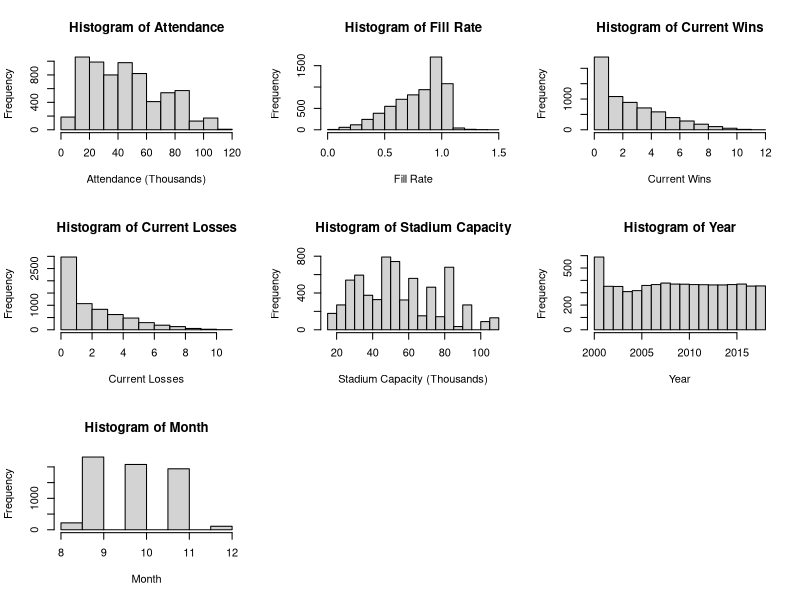
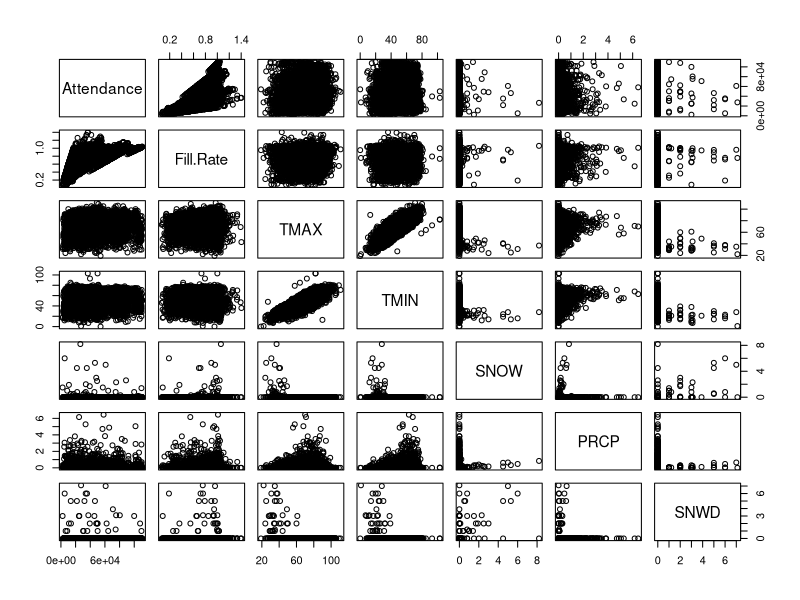
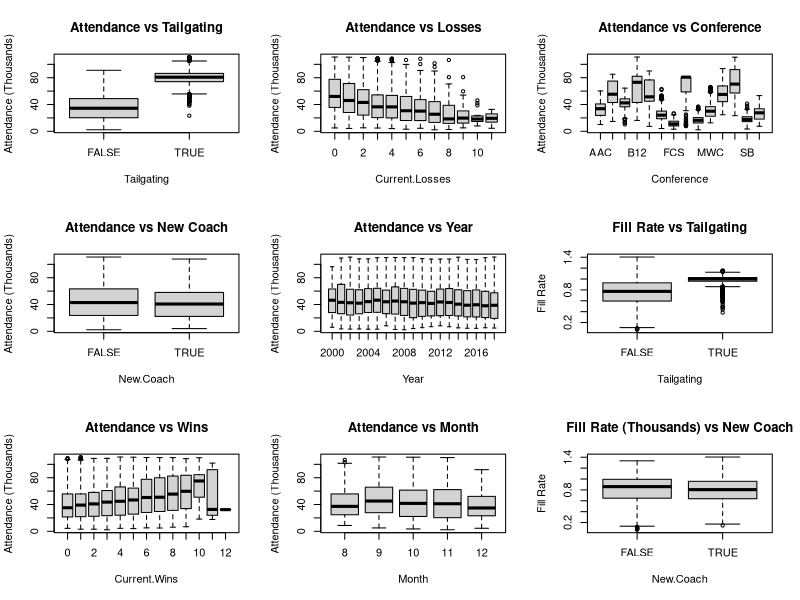
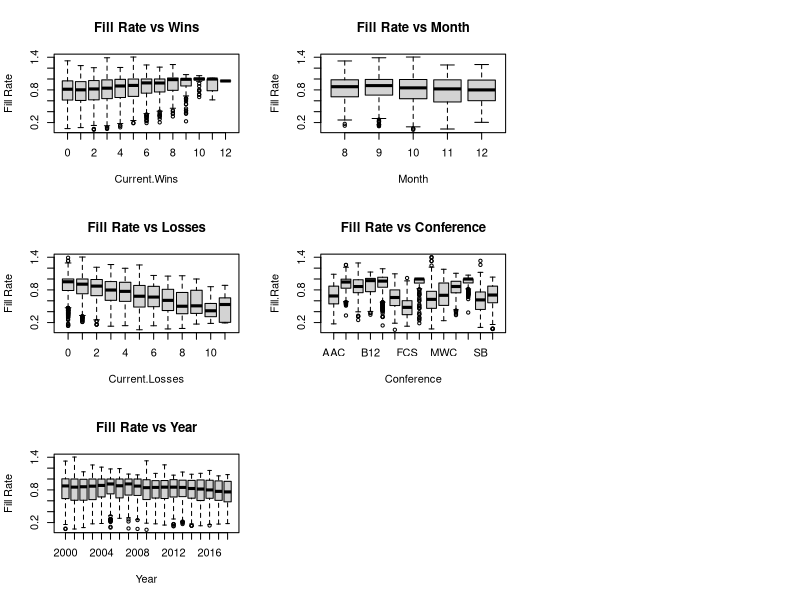

The R source for these figures, in order:
## ---- chunk 1
# General set-up for the report.
# I find this useful, but you may improve upon, ignore, or remove
#  (possibly at your own peril).
# Tasks accomplished:
# Don't print out code
# Save results so that code blocks aren't re-run unless code
# changes (cache), _or_ a relevant earlier code block changed (autodep),
# don't clutter R output with messages or warnings (message, warning)
library(MASS)
library(knitr)
library(tidyverse)
library(dplyr)
library(ggthemes)
library(gridExtra)
library(ggplot2)
library(GGally)
opts_chunk$set(echo=FALSE,
               cache=TRUE, autodep=TRUE,
               message=FALSE, warning=FALSE)
# Turn off meaningless clutter in summary() output
options(show.signif.stars=FALSE)
## ---- chunk 2
attendance.data = read.csv("CFBeattendance.csv")
newtime = str_split(attendance.data$Time, ":")
## ---- chunk 3
attendance.data = attendance.data[-c(5436,5443,5450,5457, 4522, 4524, 4526, 4528, 4530, 4532),]
## ---- chunk 4
attendance.data[4424, 24] = 12

attendance.data$Conference[which(attendance.data$Team=="Oregon State")] = "Pac-12"

attendance.data$Conference[which(attendance.data$Team=="USC")] = "Pac-12"

rutgers = attendance.data[which(attendance.data$Team=="Rutgers"),]
yr = 2000
while(yr<2013){
        rutgers$Conference[which(rutgers$Year==yr)] = "Big East"
        yr = yr+1
}
attendance.data$Conference[which(attendance.data$Team=="Rutgers")] = rutgers$Conference

boston_college = attendance.data[which(attendance.data$Team=="Boston College"),]
yr = 2000
while(yr<2005){
        boston_college$Conference[which(boston_college$Year==yr)] = "Big East"
        yr = yr+1
}
attendance.data$Conference[which(attendance.data$Team=="Boston College")] = boston_college$Conference

smu = attendance.data[which(attendance.data$Team=="SMU"),]
yr = 2005
while(yr<2013){
        smu$Conference[which(smu$Year==yr)] = "CUSA"
        yr = yr+1
}
attendance.data$Conference[which(attendance.data$Team=="SMU")] = smu$Conference

south_alabama = attendance.data[which(attendance.data$Team=="South Alabama"),]
yr = 2013
while(yr<2019){
        south_alabama$Conference[which(south_alabama$Year==yr)] = "Sun Belt"
        yr = yr+1
}
attendance.data$Conference[which(attendance.data$Team=="South Alabama")] = south_alabama$Conference

west_virginia = attendance.data[which(attendance.data$Team=="West Virginia"),]
yr = 2000
while(yr<2012){
        west_virginia$Conference[which(west_virginia$Year==yr)] = "Big East"
        yr = yr+1
}
attendance.data$Conference[which(attendance.data$Team=="West Virginia")] = west_virginia$Conference

memphis = attendance.data[which(attendance.data$Team=="Memphis"),]
memphis$Conference[which(memphis$Year==2013)] = "AAC"
attendance.data$Conference[which(attendance.data$Team=="Memphis")] = memphis$Conference

mid_tennessee = attendance.data[which(attendance.data$Team=="Middle Tennessee"),]
mid_tennessee$Conference[which(mid_tennessee$Year==2001)] = "Sun Belt"
attendance.data$Conference[which(attendance.data$Team=="Middle Tennessee")] = mid_tennessee$Conference

byu = attendance.data[which(attendance.data$Team=="BYU"),]
byu$Conference[which(byu$Year==2011)] = "Independent"
attendance.data$Conference[which(attendance.data$Team=="BYU")] = byu$Conference

fiu = attendance.data[which(attendance.data$Team=="FIU"),]
yr = 2002
while(yr<2005){
        fiu$Conference[which(fiu$Year==yr)] = "FCS"
        yr = yr+1
}
attendance.data$Conference[which(attendance.data$Team=="FIU")] = fiu$Conference

georgia_st = attendance.data[which(attendance.data$Team=="Georgia State"),]
yr = 2011
while(yr<2013){
        georgia_st$Conference[which(georgia_st$Year==yr)] = "FCS"
        yr = yr+1
}
attendance.data$Conference[which(attendance.data$Team=="Georgia State")] = georgia_st$Conference
## ---- chunk 5
quan.att = quantile(attendance.data$Attendance, c(0.25, 0.5, 0.75), type = 1, na.rm = TRUE)
quan.fill = quantile(attendance.data$Fill.Rate, c(0.25, 0.5, 0.75), type = 1, na.rm = TRUE)
quan.cap = quantile(attendance.data$Stadium.Capacity, c(0.25, 0.5, 0.75), type = 1, na.rm = TRUE)
quan.att
quan.cap
quan.fill
## ---- chunk 6
par(mfrow = c(3,3))
hist(attendance.data$Attendance/1000, main = "Histogram of Attendance",
     xlab = "Attendance (Thousands)")
hist(attendance.data$Fill.Rate, main = "Histogram of Fill Rate",
     xlab = "Fill Rate")
hist(attendance.data$Current.Wins, main = "Histogram of Current Wins",
     xlab = "Current Wins")
hist(attendance.data$Current.Losses, main = "Histogram of Current Losses",
     xlab = "Current Losses")
hist(attendance.data$Stadium.Capacity/1000,
     main = "Histogram of Stadium Capacity",
     xlab = "Stadium Capacity (Thousands)")
hist(attendance.data$Year, main = "Histogram of Year", xlab = "Year")
hist(attendance.data$Month, main = "Histogram of Month", xlab = "Month")
## ---- chunk 7
pairs(Attendance~Fill.Rate+TMAX+TMIN+SNOW+PRCP+SNWD, data=attendance.data)
## ---- chunk 8
boxplot(Attendance/1000~Tailgating,data=attendance.data,
        ylab = "Attendance (Thousands)", main = "Attendance vs Tailgating")
boxplot(Attendance/1000~New.Coach,data=attendance.data,
        ylab = "Attendance (Thousands)", main = "Attendance vs New Coach")
boxplot(Attendance/1000~Current.Wins,data=attendance.data,
        ylab = "Attendance (Thousands)", main = "Attendance vs Wins")
boxplot(Attendance/1000~Current.Losses,data=attendance.data,
        ylab = "Attendance (Thousands)", main = "Attendance vs Losses")
boxplot(Attendance/1000~Year, data=attendance.data,
        ylab = "Attendance (Thousands)", main = "Attendance vs Year")
boxplot(Attendance/1000~Month,data=attendance.data,
        ylab = "Attendance (Thousands)", main = "Attendance vs Month")
boxplot(Attendance/1000~Conference, data=attendance.data,
        ylab = "Attendance (Thousands)", main = "Attendance vs Conference",
        names = c("AAC","ACC","B10","B12","BE","CUSA","FCS",
                  "Ind.","MAC","MWC","P12","SEC", "SB","WAC"))
## ---- chunk 9
boxplot(Fill.Rate~Tailgating,data=attendance.data, ylab = "Fill Rate",
        main = "Fill Rate vs Tailgating")
boxplot(Fill.Rate~New.Coach,data=attendance.data, ylab = "Fill Rate",
        main = "Fill Rate (Thousands) vs New Coach")
boxplot(Fill.Rate~Current.Wins,data=attendance.data, ylab = "Fill Rate",
        main = "Fill Rate vs Wins")
boxplot(Fill.Rate~Current.Losses,data=attendance.data, ylab = "Fill Rate",
        main = "Fill Rate vs Losses")
boxplot(Fill.Rate~Year, data=attendance.data, ylab = "Fill Rate",
        main = "Fill Rate vs Year")
boxplot(Fill.Rate~Month,data=attendance.data, ylab = "Fill Rate",
        main = "Fill Rate vs Month")
boxplot(Fill.Rate~Conference, data=attendance.data,
        main = "Fill Rate vs Conference",
        names = c("AAC","ACC","B10","B12","BE","CUSA","FCS",
                  "Ind.","MAC","MWC","P12","SEC", "SB","WAC"))
